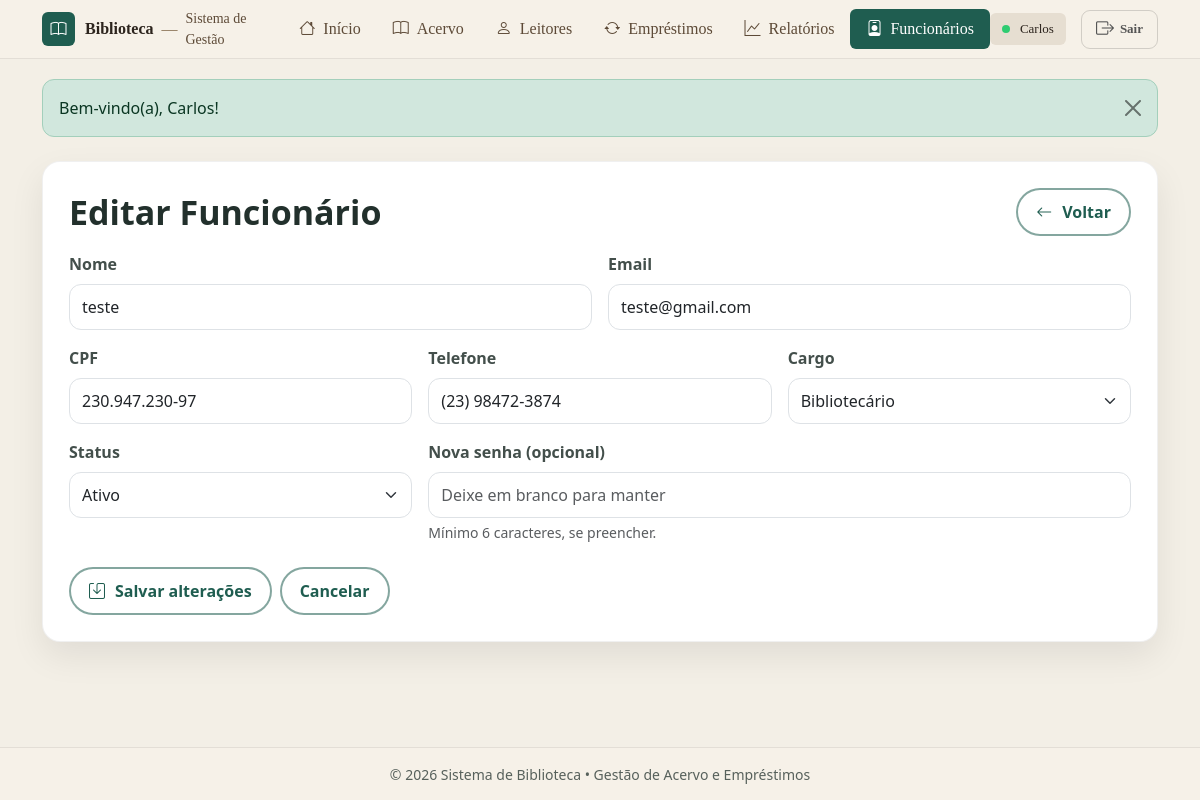
The page /funcionarios/editar.php?id=13 (signed in) on the database its author committed.
### tables this page shows
CREATE TABLE `funcionarios` (
  `id` int(11) NOT NULL,
  `nome` varchar(120) NOT NULL,
  `email` varchar(120) NOT NULL,
  `senha` varchar(255) NOT NULL,
  `cargo` enum('admin','funcionario') NOT NULL DEFAULT 'funcionario',
  `ativo` tinyint(1) NOT NULL DEFAULT 1,
  `criado_em` timestamp NOT NULL DEFAULT current_timestamp(),
  `cpf` varchar(11) DEFAULT NULL,
  `telefone` varchar(20) DEFAULT NULL,
  `email_verificado` tinyint(1) NOT NULL DEFAULT 0,
  `email_codigo_hash` varchar(64) DEFAULT NULL,
  `email_codigo_expira` datetime DEFAULT NULL
);

### funcionarios/editar.php (the view, shortened to what this page needs)
<?php
include("../conexao.php");
include("../includes/header.php");
$id = (int)($_GET["id"] ?? 0);
$stmt = mysqli_prepare($conn, "
  SELECT id, nome, email, cpf, telefone, cargo, ativo
  FROM funcionarios
  WHERE id = ?
  LIMIT 1
");
mysqli_stmt_bind_param($stmt, "i", $id);
mysqli_stmt_execute($stmt);
$f = mysqli_fetch_assoc(mysqli_stmt_get_result($stmt));
$meuId = (int)($_SESSION["auth"]["id"] ?? 0);
$editandoEu = ($meuId === (int)$f["id"]);
$cargo = strtoupper(trim($f["cargo"] ?? "BIBLIOTECARIO"));
if ($cargo !== "ADMIN" && $cargo !== "BIBLIOTECARIO") $cargo = "BIBLIOTECARIO";
$ativo = ((int)$f["ativo"] === 1);
?>
<div class="container my-4">
  <div class="page-card">
    <div class="page-card__head">
      <h2 class="page-card__title">Editar Funcionário</h2>
      <a class="btn btn-pill" href="listar.php">
        <i class="bi bi-arrow-left"></i>
        Voltar
      </a>
    </div>
    <form action="atualizar.php" method="post" autocomplete="off">
      <div class="row g-3">
        <div class="col-12 col-md-6">
          <label class="form-label">Nome</label>
          <input class="form-control" name="nome" required value="<?= htmlspecialchars($f["nome"] ?? "") ?>">
        </div>
        <div class="col-12 col-md-6">
          <label class="form-label">Email</label>
          <input class="form-control" type="email" name="email" required value="<?= htmlspecialchars($f["email"] ?? "") ?>">
        </div>
        <div class="col-12 col-md-4">
          <label class="form-label">CPF</label>
          <input class="form-control" name="cpf" id="cpf" maxlength="14"
                 placeholder="000.000.000-00" value="<?= htmlspecialchars($f["cpf"] ?? "") ?>">
        </div>
        <div class="col-12 col-md-4">
          <label class="form-label">Telefone</label>
          <input class="form-control" name="telefone" id="telefone" maxlength="15"
                 placeholder="(00) 00000-0000" value="<?= htmlspecialchars($f["telefone"] ?? "") ?>">
        </div>
        <div class="col-12 col-md-4">
          <label class="form-label">Cargo</label>
          <select class="form-select" name="cargo" <?= $editandoEu ? "disabled" : "" ?>>
            <option value="BIBLIOTECARIO" <?= $cargo === "BIBLIOTECARIO" ? "selected" : "" ?>>Bibliotecário</option>
          </select>
        </div>
        <div class="col-12 col-md-4">
          <label class="form-label">Status</label>
          <select class="form-select" name="ativo" <?= $editandoEu ? "disabled" : "" ?>>
            <option value="1" <?= $ativo ? "selected" : "" ?>>Ativo</option>
          </select>
        </div>
        <div class="col-12 col-md-8">
          <label class="form-label">Nova senha (opcional)</label>
          <input class="form-control" type="password" name="nova_senha" placeholder="Deixe em branco para manter">
          <div class="form-text">Mínimo 6 caracteres, se preencher.</div>
        </div>
        <div class="col-12">
          <div class="d-flex gap-2 mt-2">
            <button class="btn btn-pill btn-success" type="submit">
              <i class="bi bi-save"></i> Salvar alterações
            </button>
            <a class="btn btn-pill btn-outline-secondary" href="listar.php">Cancelar</a>
          </div>
        </div>
      </div>
    </form>
  </div>
</div>
<?php include("../includes/footer.php"); ?>

### assets/css/base.css (style rules this page uses)
:root { --green: #1f5d50; --green-2: #17463d; --beige: #f3efe6; --gold: #c58a2a; --text: #22302c; --muted: #6c7a74; --shadow: 0 16px 34px rgba(0,0,0,.10); }
* { box-sizing: border-box; }
body.app-body { background: var(--beige); color: var(--text); min-height: 100vh; display: flex; flex-direction: column; }

### assets/css/header.css (style rules this page uses)
:root { --green: #1f5d50; --gold: #d4af37; --muted: #6c757d; }

### assets/css/layout.css (style rules this page uses)
.page-card { background: #fff; border: 1px solid rgba(0,0,0,.06); border-radius: 18px; box-shadow: 0 14px 34px rgba(0,0,0,.08); padding: 26px; }
.page-card__head { display:flex; justify-content:space-between; align-items:center; gap: 16px; margin-bottom: 16px; flex-wrap: wrap; }
.page-card__title { margin: 0; font-size: 34px; font-weight: 800; color: var(--text); }

### assets/css/components.css (style rules this page uses)
.btn-pill { display: inline-flex; align-items: center; gap: 10px; padding: 10px 18px; border-radius: 999px; background: #fff; color: var(--green); border: 2px solid #1f5d508c; font-weight: 800; text-decoration: none; }

### assets/css/forms.css (style rules this page uses)
.form-control, .form-select { border-radius: 12px; padding: 10px 12px; }
.form-label { font-weight: 700; color: rgba(34,48,44,.85); }

### rows shown on the page
funcionarios: nome "teste", email "teste@gmail.com", cpf "230.947.230-97", telefone "(23) 98472-3874", cargo "Bibliotecário", ativo "Ativo"

### other values the page prints
$_SESSION['auth']['nome'] "Carlos"
$msg "Bem-vindo(a), Carlos!"
